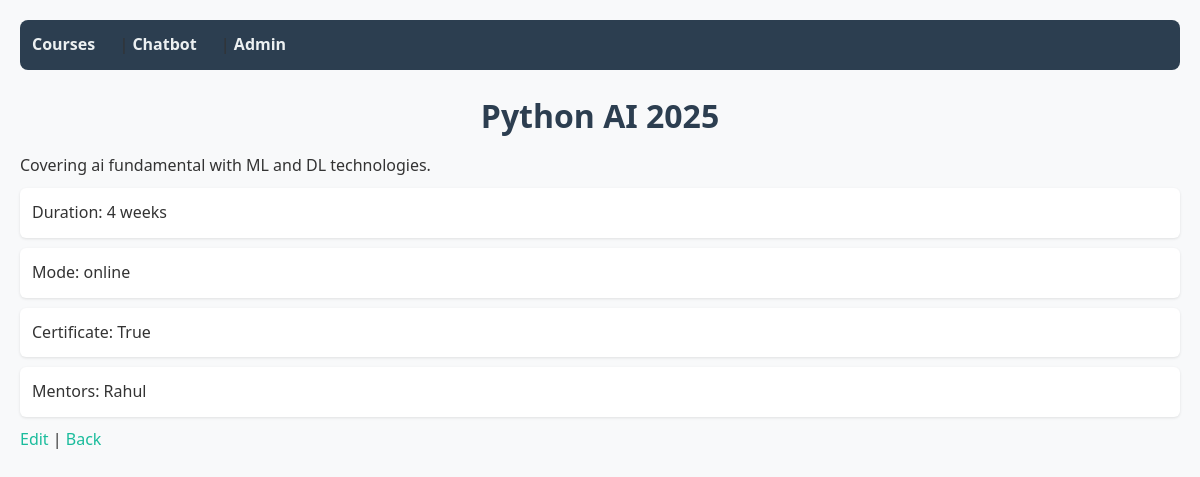
The app's page /course/1/ with its own data.
### courses/models.py (models this page shows, shortened)
class Course(models.Model):
    MODE_CHOICES = [('online','Online'), ('offline','Offline'), ('hybrid','Hybrid')]
    title = models.CharField(max_length=200)
    description = models.TextField(blank=True)
    duration_weeks = models.PositiveIntegerField(default=4)
    mode = models.CharField(max_length=10, choices=MODE_CHOICES, default='online')
    certificate = models.BooleanField(default=True)
    mentors = models.CharField(max_length=255, blank=True, help_text="Comma-separated names")
    created_at = models.DateTimeField(auto_now_add=True)

### courses/views.py (the view)
# urls.py: path('course/<int:pk>/', views.CourseDetailView.as_view(), name='course-detail'),
class CourseDetailView(DetailView):
    model = Course
    template_name = 'courses/course_detail.html'

### templates/courses/course_detail.html
{% extends "base.html" %}
{% block content %}
  <h1>{{ object.title }}</h1>
  <p>{{ object.description }}</p>
  <ul>
    <li>Duration: {{ object.duration_weeks }} weeks</li>
    <li>Mode: {{ object.mode }}</li>
    <li>Certificate: {{ object.certificate }}</li>
    <li>Mentors: {{ object.mentors }}</li>
  </ul>
  <p><a href="{% url 'courses:course-edit' object.pk %}">Edit</a> | <a href="{% url 'courses:course-list' %}">Back</a></p>
{% endblock %}

### static/styles.css (style rules this page uses)
* { margin: 0; padding: 0; box-sizing: border-box; font-family: "Segoe UI", Tahoma, Geneva, Verdana, sans-serif; }
body { background: #f8f9fa; color: #333; padding: 20px; line-height: 1.6; }
h1, h2, h3 { justify-self: anchor-center; margin-bottom: 12px; color: #2c3e50; }
a { color: #1abc9c; text-decoration: none; }
ul { list-style: none; margin-top: 10px; }
ul li { background: white; margin-bottom: 10px; padding: 12px; border-radius: 6px; box-shadow: 0px 1px 3px rgba(0,0,0,0.1); }

### records on screen
Course: title "Python AI 2025", description "Covering ai fundamental with ML and DL technologies.", duration_weeks "4", mode "online", certificate "True", mentors "Rahul"
